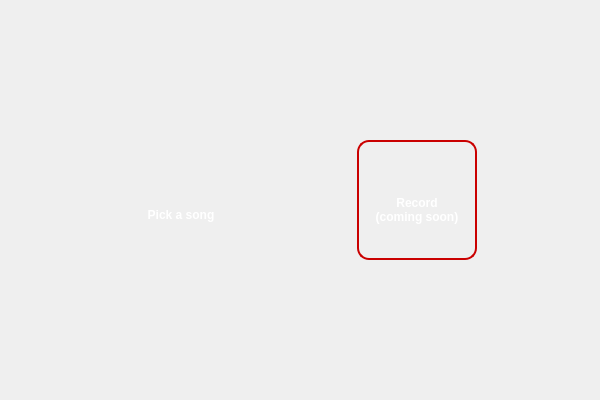
<?xml version="1.0" encoding="UTF-8"?>
<ui version="4.0">
 <class>WelcomeWindow</class>
 <widget class="QWidget" name="WelcomeWindow">
  <property name="geometry">
   <rect>
    <x>0</x>
    <y>0</y>
    <width>600</width>
    <height>400</height>
   </rect>
  </property>
  <property name="minimumSize">
   <size>
    <width>600</width>
    <height>400</height>
   </size>
  </property>
  <property name="maximumSize">
   <size>
    <width>600</width>
    <height>400</height>
   </size>
  </property>
  <property name="windowTitle">
   <string>Form</string>
  </property>
  <property name="styleSheet">
   <string notr="true">QWidget#WelcomeWindow{
	background: qlineargradient(
        x1: 0, y1: 0,
        x2: 1, y2: 1,
        stop: 0 #050505,
        stop: 1 #101b35
    );
}

ClickableWidget#pickSong_widget,
QWidget#record_widget{
	border: 2px solid #ca0000;
	border-radius: 12px;
}

QWidget#pickSong_widget:hover,
QWidget#record_widget:hover{
	background-color:rgba(255, 45, 34, 100)
}


QLabel#label{
	margin-top:10px;
}

QLabel#label,
QLabel#label_2{
	text-align:center;
	color:white;
	font-weight:bold;
}
</string>
  </property>
  <layout class="QVBoxLayout" name="verticalLayout">
   <item>
    <spacer name="verticalSpacer">
     <property name="orientation">
      <enum>Qt::Orientation::Vertical</enum>
     </property>
     <property name="sizeHint" stdset="0">
      <size>
       <width>20</width>
       <height>40</height>
      </size>
     </property>
    </spacer>
   </item>
   <item>
    <layout class="QHBoxLayout" name="horizontalLayout">
     <item>
      <widget class="ClickableWidget" name="pickSong_widget" native="true">
       <property name="minimumSize">
        <size>
         <width>120</width>
         <height>120</height>
        </size>
       </property>
       <property name="maximumSize">
        <size>
         <width>120</width>
         <height>120</height>
        </size>
       </property>
       <property name="styleSheet">
        <string notr="true"/>
       </property>
       <layout class="QVBoxLayout" name="verticalLayout_4">
        <item>
         <spacer name="verticalSpacer_3">
          <property name="orientation">
           <enum>Qt::Orientation::Vertical</enum>
          </property>
          <property name="sizeHint" stdset="0">
           <size>
            <width>20</width>
            <height>40</height>
           </size>
          </property>
         </spacer>
        </item>
        <item>
         <widget class="QLabel" name="addSong_img">
          <property name="text">
           <string/>
          </property>
          <property name="alignment">
           <set>Qt::AlignmentFlag::AlignCenter</set>
          </property>
         </widget>
        </item>
        <item>
         <widget class="QLabel" name="label">
          <property name="text">
           <string>Pick a song</string>
          </property>
          <property name="alignment">
           <set>Qt::AlignmentFlag::AlignCenter</set>
          </property>
         </widget>
        </item>
        <item>
         <spacer name="verticalSpacer_4">
          <property name="orientation">
           <enum>Qt::Orientation::Vertical</enum>
          </property>
          <property name="sizeHint" stdset="0">
           <size>
            <width>20</width>
            <height>40</height>
           </size>
          </property>
         </spacer>
        </item>
       </layout>
      </widget>
     </item>
     <item>
      <widget class="QWidget" name="record_widget" native="true">
       <property name="minimumSize">
        <size>
         <width>120</width>
         <height>120</height>
        </size>
       </property>
       <property name="maximumSize">
        <size>
         <width>120</width>
         <height>120</height>
        </size>
       </property>
       <property name="styleSheet">
        <string notr="true"/>
       </property>
       <layout class="QVBoxLayout" name="verticalLayout_5">
        <item>
         <spacer name="verticalSpacer_5">
          <property name="orientation">
           <enum>Qt::Orientation::Vertical</enum>
          </property>
          <property name="sizeHint" stdset="0">
           <size>
            <width>20</width>
            <height>40</height>
           </size>
          </property>
         </spacer>
        </item>
        <item>
         <widget class="QLabel" name="record_img">
          <property name="text">
           <string/>
          </property>
          <property name="alignment">
           <set>Qt::AlignmentFlag::AlignCenter</set>
          </property>
         </widget>
        </item>
        <item>
         <widget class="QLabel" name="label_2">
          <property name="text">
           <string>Record 
(coming soon)</string>
          </property>
          <property name="alignment">
           <set>Qt::AlignmentFlag::AlignCenter</set>
          </property>
         </widget>
        </item>
        <item>
         <spacer name="verticalSpacer_6">
          <property name="orientation">
           <enum>Qt::Orientation::Vertical</enum>
          </property>
          <property name="sizeHint" stdset="0">
           <size>
            <width>20</width>
            <height>40</height>
           </size>
          </property>
         </spacer>
        </item>
       </layout>
      </widget>
     </item>
    </layout>
   </item>
   <item>
    <spacer name="verticalSpacer_2">
     <property name="orientation">
      <enum>Qt::Orientation::Vertical</enum>
     </property>
     <property name="sizeHint" stdset="0">
      <size>
       <width>20</width>
       <height>40</height>
      </size>
     </property>
    </spacer>
   </item>
  </layout>
 </widget>
 <customwidgets>
  <customwidget>
   <class>ClickableWidget</class>
   <extends>QWidget</extends>
   <header>clickablewidget.h</header>
   <container>1</container>
  </customwidget>
 </customwidgets>
 <resources/>
 <connections/>
</ui>
